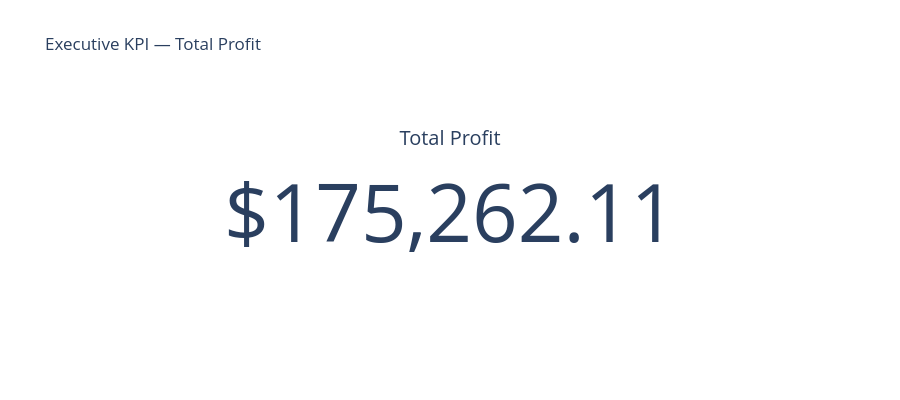

The notebook cell saved with this chart:
### Markdown cell above
# 02. Total Profit KPI

### Business Question

What is the total Profit generated by the business?

Total Profit measures the financial value retained after the
cost-related impact represented in the dataset.

### Code cell
# Calculate total Profit from the original transaction-level Profit column

total_profit = df["Profit"].sum()

print(f"Total Profit: ${total_profit:,.2f}")

# Create an interactive KPI indicator for Total Profit

fig = go.Figure(
    go.Indicator(
        mode="number",
        value=total_profit,
        number={
            "prefix": "$",
            "valueformat": ",.2f"
        },
        title={
            "text": "Total Profit"
        }
    )
)

fig.update_layout(
    title="Executive KPI — Total Profit",
    height=400
)

fig.show()

### Figure 1 — Plotly figure (JSON) as saved in the notebook; plotly's stock layout.template omitted (floating-point values rounded to 4 significant figures)
{"data": [{"mode": "number", "number": {"prefix": "$", "valueformat": ",.2f"}, "title": {"text": "Total Profit"}, "type": "indicator", "value": 175300.0}], "layout": {"height": 400, "title": {"text": "Executive KPI — Total Profit"}}}
